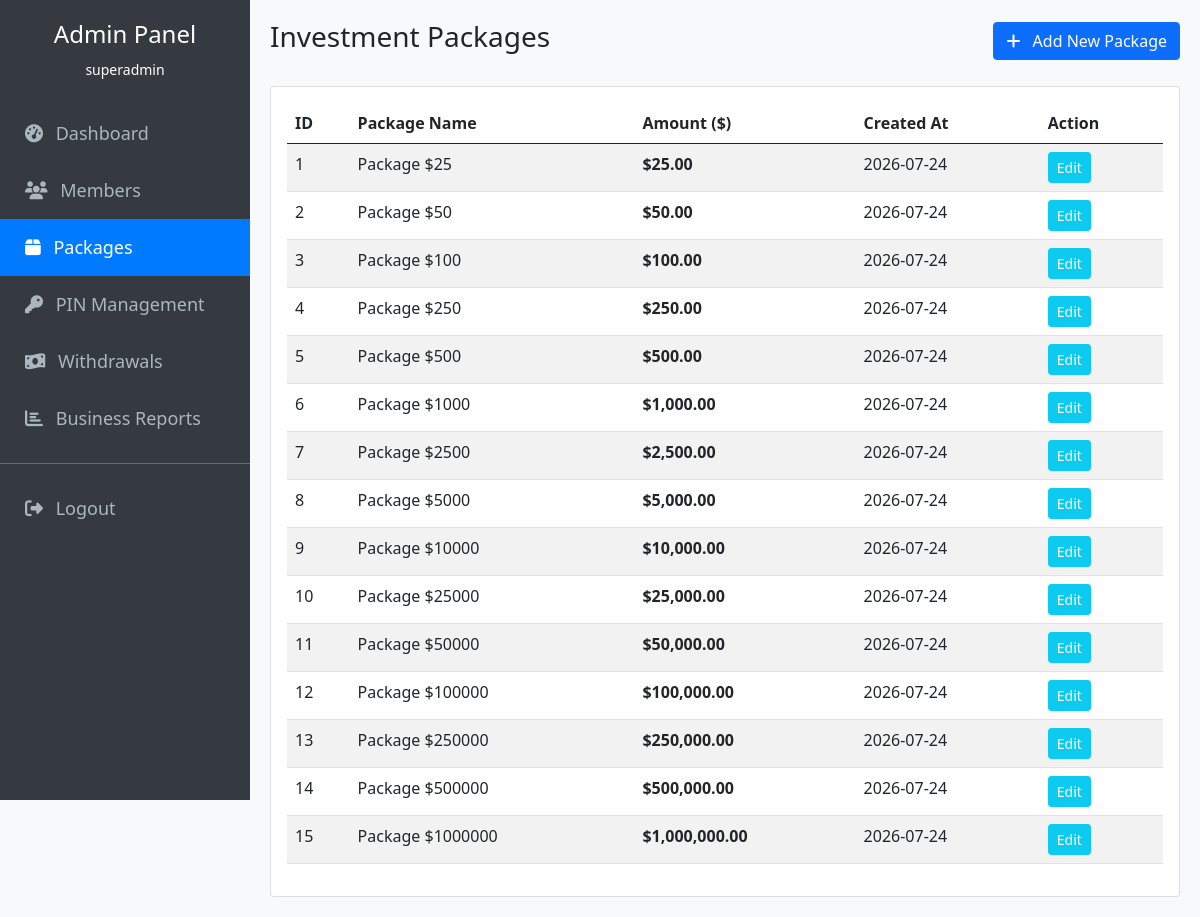
Screenshot of /admin/packages.php (signed in) with the database file from the repository.
### tables this page shows
CREATE TABLE IF NOT EXISTS `packages` (
  `id` INT AUTO_INCREMENT PRIMARY KEY,
  `name` VARCHAR(50) NOT NULL,
  `amount` DECIMAL(15, 2) NOT NULL,
  `created_at` TIMESTAMP DEFAULT CURRENT_TIMESTAMP
);

### admin/packages.php (the view, shortened to what this page needs)
<?php
include __DIR__ . '/includes/header.php';
$stmt = $db->query("SELECT * FROM packages ORDER BY amount ASC");
$packages = $stmt->fetchAll();
?>
<div class="d-flex justify-content-between align-items-center mb-4">
    <h3>Investment Packages</h3>
    <button type="button" class="btn btn-primary" data-bs-toggle="modal" data-bs-target="#packageModal" onclick="clearForm()">
        <i class="fa fa-plus me-2"></i> Add New Package
    </button>
</div>
<div class="card">
    <div class="card-body">
        <div class="table-responsive">
            <table class="table table-striped">
                <thead>
                    <tr>
                        <th>ID</th>
                        <th>Package Name</th>
                        <th>Amount ($)</th>
                        <th>Created At</th>
                        <th>Action</th>
                    </tr>
                </thead>
                <tbody>
                    <?php foreach($packages as $p): ?>
                    <tr>
                        <td><?php echo $p['id']; ?></td>
                        <td><?php echo $p['name']; ?></td>
                        <td><strong>$<?php echo number_format($p['amount'], 2); ?></strong></td>
                        <td><?php echo date('Y-m-d', strtotime($p['created_at'])); ?></td>
                        <td>
                            <button class="btn btn-sm btn-info text-white" onclick='editPackage(<?php echo json_encode($p); ?>)'>Edit</button>
                        </td>
                    </tr>
                    <?php endforeach; ?>
                </tbody>
            </table>
        </div>
    </div>
</div>
<?php include __DIR__ . '/includes/footer.php'; ?>

### admin/includes/header.php (shortened to what this page needs)
<!DOCTYPE html>
<html lang="en">
<head>
    <link rel="stylesheet" href="https://cdn.jsdelivr.net/npm/bootstrap@5.0.2/dist/css/bootstrap.min.css">
    <link rel="stylesheet" href="https://cdnjs.cloudflare.com/ajax/libs/font-awesome/6.4.0/css/all.min.css">
</head>
<body>
    <div class="sidebar">
        <div class="text-center mb-4">
            <h4>Admin Panel</h4>
            <small><?php echo $_SESSION['admin_username']; ?></small>
        </div>
        <a href="dashboard.php" id="link-dashboard" class="<?php echo basename($_SERVER['PHP_SELF']) == 'dashboard.php' ? 'active' : ''; ?>"><i class="fa fa-tachometer-alt me-2"></i> Dashboard</a>
        <a href="members.php" id="link-members" class="<?php echo basename($_SERVER['PHP_SELF']) == 'members.php' ? 'active' : ''; ?>"><i class="fa fa-users me-2"></i> Members</a>
        <a href="packages.php" id="link-packages" class="<?php echo basename($_SERVER['PHP_SELF']) == 'packages.php' ? 'active' : ''; ?>"><i class="fa fa-box me-2"></i> Packages</a>
        <a href="pins.php" id="link-pins" class="<?php echo basename($_SERVER['PHP_SELF']) == 'pins.php' ? 'active' : ''; ?>"><i class="fa fa-key me-2"></i> PIN Management</a>
        <a href="withdrawals.php" id="link-withdrawals" class="<?php echo basename($_SERVER['PHP_SELF']) == 'withdrawals.php' ? 'active' : ''; ?>"><i class="fa fa-money-bill-wave me-2"></i> Withdrawals</a>
        <a href="reports.php" id="link-reports" class="<?php echo basename($_SERVER['PHP_SELF']) == 'reports.php' ? 'active' : ''; ?>"><i class="fa fa-chart-bar me-2"></i> Business Reports</a>
        <hr>
        <a href="logout.php"><i class="fa fa-sign-out-alt me-2"></i> Logout</a>
    </div>
    <div class="main-content">

### admin/includes/footer.php (shortened to what this page needs)
    </div>
</body>
</html>

### admin/includes/header.php (style rules this page uses)
body { background-color: #f8f9fa; }
.sidebar { height: 100vh; width: 250px; position: fixed; top: 0; left: 0; background-color: #343a40; padding-top: 20px; color: #fff; }
.sidebar a { padding: 15px 25px; text-decoration: none; font-size: 18px; color: #adb5bd; display: block; }
.sidebar a.active { color: #fff; background-color: #007bff; }
.main-content { margin-left: 250px; padding: 20px; }

### rows the page displays
packages: id "1", name "Package $25", amount "25.00", created_at "2026-07-24"
packages: id "2", name "Package $50", amount "50.00", created_at "2026-07-24"
packages: id "3", name "Package $100", amount "100.00", created_at "2026-07-24"
packages: id "4", name "Package $250", amount "250.00", created_at "2026-07-24"
packages: id "5", name "Package $500", amount "500.00", created_at "2026-07-24"
packages: id "6", name "Package $1000", amount "1,000.00", created_at "2026-07-24"
packages: id "7", name "Package $2500", amount "2,500.00", created_at "2026-07-24"
packages: id "8", name "Package $5000", amount "5,000.00", created_at "2026-07-24"
packages: id "9", name "Package $10000", amount "10,000.00", created_at "2026-07-24"
packages: id "10", name "Package $25000", amount "25,000.00", created_at "2026-07-24"
packages: id "11", name "Package $50000", amount "50,000.00", created_at "2026-07-24"
packages: id "12", name "Package $100000", amount "100,000.00", created_at "2026-07-24"
packages: id "13", name "Package $250000", amount "250,000.00", created_at "2026-07-24"
packages: id "14", name "Package $500000", amount "500,000.00", created_at "2026-07-24"
packages: id "15", name "Package $1000000", amount "1,000,000.00", created_at "2026-07-24"

### other values shown
$_SESSION['admin_username'] "superadmin"
